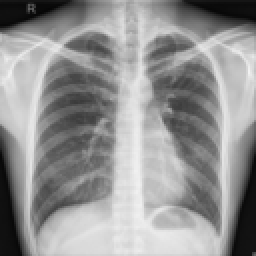
#> input picture 1.png, 128 x 128 px (shown 2 times larger)
$ python segment.py
#> lines starting #> are read from the running program, lines starting #| are printed output that depends on the picture; after the words box and inside, x2 and y2 are one past the last pixel; in counts of white or black regions, pixels touching at a corner belong together
'''
Segmenting image, converted to greys
'''
from skimage.color import rgb2gray
import numpy as np
import cv2
import matplotlib.pyplot as plt
#matplotlib inline
from scipy import ndimage
from sklearn.cluster import KMeans

IMAGE = cv2.imread('1.png')
#> IMAGE is the input picture: shape (128, 128, 3); min 6, max 241, mean 147.4
print("Size of image is: ", IMAGE.shape)
#| Size of image is:  (128, 128, 3)
cv2.imshow("Image", IMAGE)
GRAY = rgb2gray(IMAGE)
cv2.imshow("gray", GRAY)
cv2.waitKey(0)
print("Size of image: ", GRAY.shape)
#| Size of image:  (128, 128)

GRAY_RESHAPED = GRAY.reshape(GRAY.shape[0]*GRAY.shape[1])
#> GRAY_RESHAPED = 16384 values, max 0.945 at index 4604, min 0.0235 at index 536, mean 0.578
for i in range(GRAY_RESHAPED.shape[0]):
    if GRAY_RESHAPED[i] > GRAY_RESHAPED.mean():
        GRAY_RESHAPED[i] = 1
    else:
        GRAY_RESHAPED[i] = 0
#> after the loop, GRAY_RESHAPED = 16384 values, max 1 at index 52, min 0 at index 0, mean 0.552
GRAY = GRAY_RESHAPED.reshape(GRAY.shape[0], GRAY.shape[1])
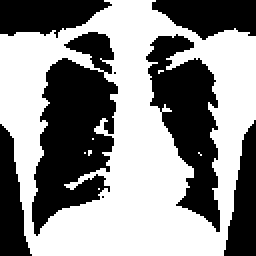
#> GRAY: shape (128, 128) float64 (shown 2 times larger); values 0 (black) and 1 (white), 55.2% white; 8 black regions (2 under 20 px), largest, box (x1, y1, x2, y2) and area: (16, 16, 59, 118) 2653, (73, 17, 110, 116) 1883, (0, 0, 56, 19) 752, (76, 0, 128, 20) 736, (112, 60, 128, 128) 674, (0, 62, 16, 128) 636
cv2.imshow("gray", GRAY)
cv2.waitKey(0)

GRAY = rgb2gray(IMAGE)
GRAY_RESHAPED = GRAY.reshape(GRAY.shape[0]*GRAY.shape[1])
#> GRAY_RESHAPED = 16384 values, max 0.945 at index 4604, min 0.0235 at index 536, mean 0.578
for i in range(GRAY_RESHAPED.shape[0]):
    if GRAY_RESHAPED[i] > GRAY_RESHAPED.mean():
        GRAY_RESHAPED[i] = 3
    elif GRAY_RESHAPED[i] > 0.5:
        GRAY_RESHAPED[i] = 2
    elif GRAY_RESHAPED[i] > 0.25:
        GRAY_RESHAPED[i] = 1
    else:
        GRAY_RESHAPED[i] = 0
#> after the loop, GRAY_RESHAPED = 16384 values, max 3 at index 52, min 0 at index 0, mean 1.59
GRAY = GRAY_RESHAPED.reshape(GRAY.shape[0], GRAY.shape[1])
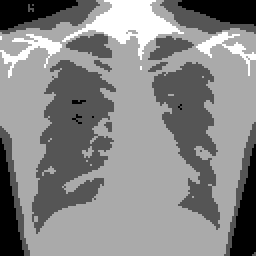
#> GRAY: shape (128, 128) float64 (shown 2 times larger); min 0, max 3, mean 1.59; drawn with min black and max white
cv2.imshow("gray", GRAY)
cv2.waitKey(0)

'''
Edge detection segmentation
'''
GRAY = rgb2gray(IMAGE)

# defining the sobel filters
SOBEL_HORIZONTAL = np.array([np.array([1, 2, 1]), np.array([0, 0, 0]), np.array([-1, -2, -1])])
print(SOBEL_HORIZONTAL, 'is a kernel for detecting horizontal edges')

SOBEL_VERTICAL = np.array([np.array([-1, 0, 1]), np.array([-2, 0, 2]), np.array([-1, 0, 1])])
print(SOBEL_VERTICAL, 'is a kernel for detecting vertical edges')

OUT_H = ndimage.convolve(GRAY, SOBEL_HORIZONTAL, mode='reflect')
OUT_V = ndimage.convolve(GRAY, SOBEL_VERTICAL, mode='reflect')
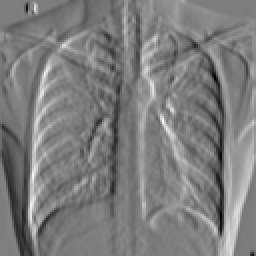
#> OUT_V: shape (128, 128) float64 (shown 2 times larger); min -1.37, max 1.42, mean 0.00014; drawn with min black and max white
# here mode determines how the input array is extended when the filter overlaps a border.


cv2.imshow('vertical', OUT_V)
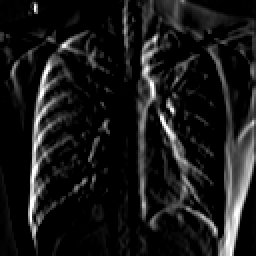
#> window 'vertical': shape (128, 128) (shown 2 times larger); min 0, max 255, mean 25.4
cv2.waitKey(0)
cv2.imshow('horizontal', OUT_H)
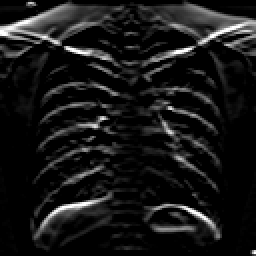
#> window 'horizontal': shape (128, 128) (shown 2 times larger); min 0, max 255, mean 23.4
cv2.waitKey(0)

KERNEL_LAPLACE = np.array([np.array([1, 1, 1]), np.array([1, -8, 1]), np.array([1, 1, 1])])
print(KERNEL_LAPLACE, 'is a laplacian kernel')
OUT_LAPLACE = ndimage.convolve(GRAY, KERNEL_LAPLACE, mode='reflect')
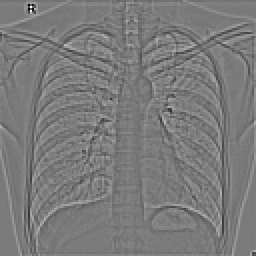
#> OUT_LAPLACE: shape (128, 128) float64 (shown 2 times larger); min -1.49, max 1.59, mean -2.21e-17; drawn with min black and max white
plt.imshow(OUT_LAPLACE, cmap='gray')
cv2.waitKey(0)

'''
Clustering segmentation
'''

PIC = cv2.imread('1.png')/255  # dividing by 255 to bring the pixel values between 0 and 1
#> PIC: shape (128, 128, 3) float64; min 0.0235, max 0.945, mean 0.578
print(PIC.shape)
#| (128, 128, 3)
plt.imshow(PIC)
PIC_N = PIC.reshape(PIC.shape[0]*PIC.shape[1], PIC.shape[2])
print(PIC_N.shape)
#| (16384, 3)

K_MEANS = KMeans(n_clusters=5, random_state=0).fit(PIC_N)
PICS_TO_SHOW = K_MEANS.cluster_centers_[K_MEANS.labels_]
CLUSTER_PIC = PICS_TO_SHOW.reshape(PIC.shape[0], PIC.shape[1], PIC.shape[2])
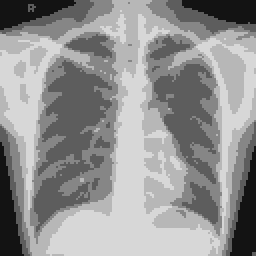
#> CLUSTER_PIC: shape (128, 128, 3) float64 (shown 2 times larger); min 0.0762, max 0.845, mean 0.578
cv2.imshow("cluster_pic", CLUSTER_PIC)
cv2.waitKey(0)
